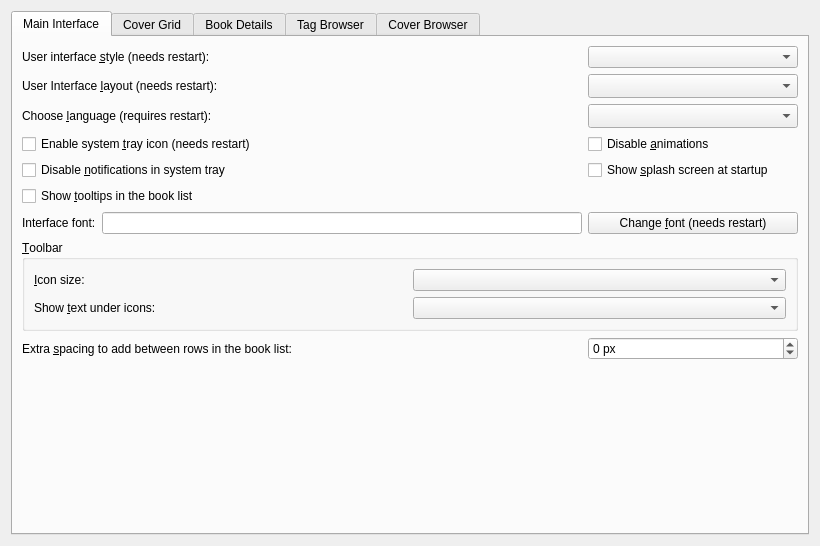
<?xml version="1.0" encoding="UTF-8"?>
<ui version="4.0">
 <class>Form</class>
 <widget class="QWidget" name="Form">
  <property name="geometry">
   <rect>
    <x>0</x>
    <y>0</y>
    <width>820</width>
    <height>546</height>
   </rect>
  </property>
  <property name="windowTitle">
   <string>Form</string>
  </property>
  <layout class="QGridLayout" name="gridLayout_2">
   <item row="0" column="0">
    <widget class="QTabWidget" name="tabWidget">
     <property name="currentIndex">
      <number>0</number>
     </property>
     <widget class="QWidget" name="tab">
      <attribute name="icon">
       <iconset resource="../../../../resources/images.qrc">
        <normaloff>:/images/lt.png</normaloff>:/images/lt.png</iconset>
      </attribute>
      <attribute name="title">
       <string>Main Interface</string>
      </attribute>
      <layout class="QGridLayout" name="gridLayout_9">
       <item row="2" column="1">
        <widget class="QComboBox" name="opt_language">
         <property name="sizeAdjustPolicy">
          <enum>QComboBox::AdjustToMinimumContentsLengthWithIcon</enum>
         </property>
         <property name="minimumContentsLength">
          <number>20</number>
         </property>
        </widget>
       </item>
       <item row="3" column="0">
        <widget class="QCheckBox" name="opt_systray_icon">
         <property name="text">
          <string>Enable system &amp;tray icon (needs restart)</string>
         </property>
        </widget>
       </item>
       <item row="9" column="0">
        <spacer name="verticalSpacer_3">
         <property name="orientation">
          <enum>Qt::Vertical</enum>
         </property>
         <property name="sizeHint" stdset="0">
          <size>
           <width>20</width>
           <height>40</height>
          </size>
         </property>
        </spacer>
       </item>
       <item row="1" column="0">
        <widget class="QLabel" name="label_17">
         <property name="text">
          <string>User Interface &amp;layout (needs restart):</string>
         </property>
         <property name="buddy">
          <cstring>opt_gui_layout</cstring>
         </property>
        </widget>
       </item>
       <item row="1" column="1">
        <widget class="QComboBox" name="opt_gui_layout">
         <property name="maximumSize">
          <size>
           <width>250</width>
           <height>16777215</height>
          </size>
         </property>
         <property name="sizeAdjustPolicy">
          <enum>QComboBox::AdjustToMinimumContentsLengthWithIcon</enum>
         </property>
         <property name="minimumContentsLength">
          <number>20</number>
         </property>
        </widget>
       </item>
       <item row="3" column="1">
        <widget class="QCheckBox" name="opt_disable_animations">
         <property name="toolTip">
          <string>Disable all animations. Useful if you have a slow/old computer.</string>
         </property>
         <property name="text">
          <string>Disable &amp;animations</string>
         </property>
        </widget>
       </item>
       <item row="4" column="0">
        <widget class="QCheckBox" name="opt_disable_tray_notification">
         <property name="text">
          <string>Disable &amp;notifications in system tray</string>
         </property>
        </widget>
       </item>
       <item row="4" column="1">
        <widget class="QCheckBox" name="opt_show_splash_screen">
         <property name="text">
          <string>Show &amp;splash screen at startup</string>
         </property>
        </widget>
       </item>
       <item row="6" column="0">
        <layout class="QHBoxLayout" name="horizontalLayout">
         <item>
          <widget class="QLabel" name="label_2">
           <property name="text">
            <string>Interface font:</string>
           </property>
           <property name="buddy">
            <cstring>font_display</cstring>
           </property>
          </widget>
         </item>
         <item>
          <widget class="QLineEdit" name="font_display">
           <property name="readOnly">
            <bool>true</bool>
           </property>
          </widget>
         </item>
        </layout>
       </item>
       <item row="6" column="1">
        <widget class="QPushButton" name="change_font_button">
         <property name="text">
          <string>Change &amp;font (needs restart)</string>
         </property>
        </widget>
       </item>
       <item row="0" column="0">
        <widget class="QLabel" name="label_widget_style">
         <property name="text">
          <string>User interface &amp;style (needs restart):</string>
         </property>
         <property name="buddy">
          <cstring>opt_ui_style</cstring>
         </property>
        </widget>
       </item>
       <item row="7" column="0" colspan="2">
        <widget class="QGroupBox" name="groupBox_2">
         <property name="title">
          <string>&amp;Toolbar</string>
         </property>
         <layout class="QGridLayout" name="gridLayout_8">
          <item row="0" column="1">
           <widget class="QComboBox" name="opt_toolbar_icon_size"/>
          </item>
          <item row="0" column="0">
           <widget class="QLabel" name="label_5">
            <property name="text">
             <string>&amp;Icon size:</string>
            </property>
            <property name="buddy">
             <cstring>opt_toolbar_icon_size</cstring>
            </property>
           </widget>
          </item>
          <item row="1" column="1">
           <widget class="QComboBox" name="opt_toolbar_text"/>
          </item>
          <item row="1" column="0">
           <widget class="QLabel" name="label_8">
            <property name="text">
             <string>Show &amp;text under icons:</string>
            </property>
            <property name="buddy">
             <cstring>opt_toolbar_text</cstring>
            </property>
           </widget>
          </item>
         </layout>
        </widget>
       </item>
       <item row="2" column="0">
        <widget class="QLabel" name="label_7">
         <property name="text">
          <string>Choose &amp;language (requires restart):</string>
         </property>
         <property name="buddy">
          <cstring>opt_language</cstring>
         </property>
        </widget>
       </item>
       <item row="0" column="1">
        <widget class="QComboBox" name="opt_ui_style"/>
       </item>
       <item row="5" column="0">
        <widget class="QCheckBox" name="opt_book_list_tooltips">
         <property name="text">
          <string>Show &amp;tooltips in the book list</string>
         </property>
        </widget>
       </item>
       <item row="8" column="0">
        <widget class="QLabel" name="label_4">
         <property name="text">
          <string>Extra &amp;spacing to add between rows in the book list:</string>
         </property>
         <property name="buddy">
          <cstring>opt_book_list_extra_row_spacing</cstring>
         </property>
        </widget>
       </item>
       <item row="8" column="1">
        <widget class="QSpinBox" name="opt_book_list_extra_row_spacing">
         <property name="suffix">
          <string> px</string>
         </property>
         <property name="minimum">
          <number>-5</number>
         </property>
        </widget>
       </item>
      </layout>
     </widget>
     <widget class="QWidget" name="cover_grid_tab">
      <attribute name="icon">
       <iconset resource="../../../../resources/images.qrc">
        <normaloff>:/images/grid.png</normaloff>:/images/grid.png</iconset>
      </attribute>
      <attribute name="title">
       <string>Cover Grid</string>
      </attribute>
      <layout class="QVBoxLayout" name="verticalLayout">
       <item>
        <widget class="QLabel" name="label_19">
         <property name="text">
          <string>Control the cover grid view. You can enable this view by clicking the grid button in the bottom right corner of the main calibre window.</string>
         </property>
         <property name="wordWrap">
          <bool>true</bool>
         </property>
        </widget>
       </item>
       <item>
        <spacer name="verticalSpacer_6">
         <property name="orientation">
          <enum>Qt::Vertical</enum>
         </property>
         <property name="sizeType">
          <enum>QSizePolicy::Fixed</enum>
         </property>
         <property name="sizeHint" stdset="0">
          <size>
           <width>20</width>
           <height>10</height>
          </size>
         </property>
        </spacer>
       </item>
       <item>
        <widget class="QCheckBox" name="opt_cover_grid_show_title">
         <property name="text">
          <string>Show a field (such as title) &amp;under the covers</string>
         </property>
        </widget>
       </item>
       <item>
        <layout class="QHBoxLayout" name="horizontalLayout_2">
         <item>
          <widget class="QLabel" name="label_14">
           <property name="text">
            <string>&amp;Field to show under the covers:</string>
           </property>
           <property name="buddy">
            <cstring>opt_field_under_covers_in_grid</cstring>
           </property>
          </widget>
         </item>
         <item>
          <widget class="QComboBox" name="opt_field_under_covers_in_grid"/>
         </item>
         <item>
          <spacer name="horizontalSpacer_2">
           <property name="orientation">
            <enum>Qt::Horizontal</enum>
           </property>
           <property name="sizeHint" stdset="0">
            <size>
             <width>40</width>
             <height>20</height>
            </size>
           </property>
          </spacer>
         </item>
        </layout>
       </item>
       <item>
        <layout class="QHBoxLayout" name="horizontalLayout_3">
         <item>
          <widget class="QLabel" name="label_16">
           <property name="text">
            <string>&amp;Spacing between covers:</string>
           </property>
           <property name="buddy">
            <cstring>opt_cover_grid_spacing</cstring>
           </property>
          </widget>
         </item>
         <item>
          <widget class="QDoubleSpinBox" name="opt_cover_grid_spacing">
           <property name="toolTip">
            <string>The spacing between covers. A value of zero means calculate automatically based on cover size.</string>
           </property>
           <property name="specialValueText">
            <string>Automatic</string>
           </property>
           <property name="suffix">
            <string> cm</string>
           </property>
           <property name="decimals">
            <number>2</number>
           </property>
           <property name="singleStep">
            <double>0.100000000000000</double>
           </property>
          </widget>
         </item>
         <item>
          <spacer name="horizontalSpacer">
           <property name="orientation">
            <enum>Qt::Horizontal</enum>
           </property>
           <property name="sizeHint" stdset="0">
            <size>
             <width>40</width>
             <height>20</height>
            </size>
           </property>
          </spacer>
         </item>
        </layout>
       </item>
       <item>
        <widget class="QGroupBox" name="cg_background_box">
         <property name="title">
          <string>Background for the cover grid</string>
         </property>
         <layout class="QGridLayout" name="gridLayout_5"/>
        </widget>
       </item>
       <item>
        <widget class="QGroupBox" name="groupBox_4">
         <property name="title">
          <string>Cover size</string>
         </property>
         <layout class="QGridLayout" name="gridLayout_4">
          <item row="3" column="0" colspan="5">
           <widget class="QLabel" name="cover_grid_aspect_ratio">
            <property name="text">
             <string/>
            </property>
           </widget>
          </item>
          <item row="1" column="0">
           <widget class="QLabel" name="label_11">
            <property name="text">
             <string>Cover &amp;Width: </string>
            </property>
            <property name="buddy">
             <cstring>opt_cover_grid_width</cstring>
            </property>
           </widget>
          </item>
          <item row="1" column="1">
           <widget class="QDoubleSpinBox" name="opt_cover_grid_width">
            <property name="toolTip">
             <string>The width of displayed covers.
A value of zero means calculate automatically.</string>
            </property>
            <property name="specialValueText">
             <string>Automatic</string>
            </property>
            <property name="suffix">
             <string> cm</string>
            </property>
            <property name="decimals">
             <number>1</number>
            </property>
           </widget>
          </item>
          <item row="1" column="2">
           <widget class="QPushButton" name="cover_grid_larger_cover">
            <property name="toolTip">
             <string>Make the covers larger, maintaining current aspect ratio.</string>
            </property>
            <property name="text">
             <string>&amp;Larger covers</string>
            </property>
            <property name="icon">
             <iconset resource="../../../../resources/images.qrc">
              <normaloff>:/images/plus.png</normaloff>:/images/plus.png</iconset>
            </property>
           </widget>
          </item>
          <item row="2" column="0">
           <widget class="QLabel" name="label_12">
            <property name="text">
             <string>Cover &amp;Height: </string>
            </property>
            <property name="buddy">
             <cstring>opt_cover_grid_height</cstring>
            </property>
           </widget>
          </item>
          <item row="2" column="1">
           <widget class="QDoubleSpinBox" name="opt_cover_grid_height">
            <property name="toolTip">
             <string>The height of displayed covers.
A value of zero means calculate automatically.</string>
            </property>
            <property name="specialValueText">
             <string>Automatic</string>
            </property>
            <property name="suffix">
             <string> cm</string>
            </property>
            <property name="decimals">
             <number>1</number>
            </property>
           </widget>
          </item>
          <item row="2" column="2">
           <widget class="QPushButton" name="cover_grid_smaller_cover">
            <property name="toolTip">
             <string>Make the covers smaller, maintaining current aspect ratio.</string>
            </property>
            <property name="text">
             <string>&amp;Smaller covers</string>
            </property>
            <property name="icon">
             <iconset resource="../../../../resources/images.qrc">
              <normaloff>:/images/minus.png</normaloff>:/images/minus.png</iconset>
            </property>
           </widget>
          </item>
          <item row="1" column="4">
           <spacer name="horizontalSpacer_4">
            <property name="orientation">
             <enum>Qt::Horizontal</enum>
            </property>
            <property name="sizeHint" stdset="0">
             <size>
              <width>40</width>
              <height>20</height>
             </size>
            </property>
           </spacer>
          </item>
          <item row="0" column="0" colspan="5">
           <widget class="QLabel" name="label_20">
            <property name="text">
             <string>By default, calibre chooses a cover size based on your computer's screen size. You can change the cover size here:</string>
            </property>
            <property name="wordWrap">
             <bool>true</bool>
            </property>
           </widget>
          </item>
          <item row="1" column="3" rowspan="2">
           <widget class="QPushButton" name="cover_grid_reset_size">
            <property name="toolTip">
             <string>Reset size to automatic</string>
            </property>
            <property name="text">
             <string>&amp;Reset size</string>
            </property>
           </widget>
          </item>
         </layout>
        </widget>
       </item>
       <item>
        <widget class="QGroupBox" name="groupBox_3">
         <property name="title">
          <string>Caching of covers for improved performance</string>
         </property>
         <layout class="QGridLayout" name="gridLayout">
          <item row="0" column="0" colspan="5">
           <widget class="QLabel" name="label_13">
            <property name="text">
             <string>There are two kinds of caches that calibre uses to improve performance when rendering covers in the grid view. A disk cache that is kept on your hard disk and stores the cover thumbnails and an in memory cache used to ensure flicker free rendering of covers. For best results, keep the memory cache small and the disk cache large, unless you have a lot of extra RAM in your computer and dont mind it being used by the memory cache.</string>
            </property>
            <property name="wordWrap">
             <bool>true</bool>
            </property>
           </widget>
          </item>
          <item row="1" column="0" colspan="2">
           <widget class="QLabel" name="label_15">
            <property name="text">
             <string>Number of covers to cache in &amp;memory (keep this small):</string>
            </property>
            <property name="buddy">
             <cstring>opt_cover_grid_cache_size</cstring>
            </property>
           </widget>
          </item>
          <item row="1" column="2">
           <widget class="QSpinBox" name="opt_cover_grid_cache_size">
            <property name="toolTip">
             <string>The maximum number of covers to keep in memory. Increasing this will make rendering faster, at the cost of more memory usage.</string>
            </property>
            <property name="maximum">
             <number>50000</number>
            </property>
           </widget>
          </item>
          <item row="2" column="0" colspan="2">
           <widget class="QLabel" name="label_18">
            <property name="text">
             <string>Maximum amount of disk space to use for caching thumbnails: </string>
            </property>
           </widget>
          </item>
          <item row="2" column="2">
           <widget class="QSpinBox" name="opt_cover_grid_disk_cache_size">
            <property name="specialValueText">
             <string>Disable</string>
            </property>
            <property name="suffix">
             <string> MB</string>
            </property>
            <property name="minimum">
             <number>100</number>
            </property>
            <property name="singleStep">
             <number>100</number>
            </property>
           </widget>
          </item>
          <item row="2" column="3" colspan="2">
           <widget class="QLabel" name="cover_grid_current_disk_cache">
            <property name="text">
             <string/>
            </property>
           </widget>
          </item>
          <item row="3" column="0">
           <widget class="QPushButton" name="cover_grid_empty_cache">
            <property name="text">
             <string>Empty disk cache</string>
            </property>
           </widget>
          </item>
          <item row="3" column="2" colspan="3">
           <spacer name="horizontalSpacer_3">
            <property name="orientation">
             <enum>Qt::Horizontal</enum>
            </property>
            <property name="sizeHint" stdset="0">
             <size>
              <width>310</width>
              <height>20</height>
             </size>
            </property>
           </spacer>
          </item>
          <item row="3" column="1">
           <widget class="QPushButton" name="cover_grid_open_cache">
            <property name="text">
             <string>Open cache directory</string>
            </property>
           </widget>
          </item>
          <item row="1" column="3">
           <spacer name="horizontalSpacer_5">
            <property name="orientation">
             <enum>Qt::Horizontal</enum>
            </property>
            <property name="sizeHint" stdset="0">
             <size>
              <width>40</width>
              <height>20</height>
             </size>
            </property>
           </spacer>
          </item>
         </layout>
        </widget>
       </item>
       <item>
        <spacer name="verticalSpacer">
         <property name="orientation">
          <enum>Qt::Vertical</enum>
         </property>
         <property name="sizeHint" stdset="0">
          <size>
           <width>20</width>
           <height>40</height>
          </size>
         </property>
        </spacer>
       </item>
      </layout>
     </widget>
     <widget class="QWidget" name="tab_4">
      <attribute name="icon">
       <iconset resource="../../../../resources/images.qrc">
        <normaloff>:/images/book.png</normaloff>:/images/book.png</iconset>
      </attribute>
      <attribute name="title">
       <string>Book Details</string>
      </attribute>
      <layout class="QGridLayout" name="gridLayout_12">
       <item row="2" column="1">
        <widget class="QLabel" name="label_3">
         <property name="text">
          <string>Note that &lt;b&gt;comments&lt;/b&gt; will always be displayed at the end, regardless of the position you assign here.</string>
         </property>
         <property name="wordWrap">
          <bool>true</bool>
         </property>
        </widget>
       </item>
       <item row="0" column="1">
        <widget class="QCheckBox" name="opt_use_roman_numerals_for_series_number">
         <property name="text">
          <string>Use &amp;Roman numerals for series</string>
         </property>
         <property name="checked">
          <bool>true</bool>
         </property>
        </widget>
       </item>
       <item row="2" column="0" rowspan="2">
        <widget class="QGroupBox" name="groupBox">
         <property name="title">
          <string>Select displayed metadata</string>
         </property>
         <layout class="QGridLayout" name="gridLayout_3">
          <item row="0" column="1">
           <widget class="QToolButton" name="df_up_button">
            <property name="toolTip">
             <string>Move up</string>
            </property>
            <property name="icon">
             <iconset resource="../../../../resources/images.qrc">
              <normaloff>:/images/arrow-up.png</normaloff>:/images/arrow-up.png</iconset>
            </property>
           </widget>
          </item>
          <item row="2" column="1">
           <widget class="QToolButton" name="df_down_button">
            <property name="toolTip">
             <string>Move down</string>
            </property>
            <property name="icon">
             <iconset resource="../../../../resources/images.qrc">
              <normaloff>:/images/arrow-down.png</normaloff>:/images/arrow-down.png</iconset>
            </property>
           </widget>
          </item>
          <item row="0" column="0" rowspan="3">
           <widget class="QListView" name="field_display_order">
            <property name="alternatingRowColors">
             <bool>true</bool>
            </property>
           </widget>
          </item>
          <item row="1" column="1">
           <spacer name="verticalSpacer_5">
            <property name="orientation">
             <enum>Qt::Vertical</enum>
            </property>
            <property name="sizeHint" stdset="0">
             <size>
              <width>20</width>
              <height>40</height>
             </size>
            </property>
           </spacer>
          </item>
         </layout>
        </widget>
       </item>
       <item row="0" column="0">
        <layout class="QHBoxLayout">
         <item>
          <widget class="QLabel" name="label">
           <property name="text">
            <string>Default author link template:</string>
           </property>
           <property name="buddy">
            <cstring>opt_default_author_link</cstring>
           </property>
          </widget>
         </item>
         <item>
          <widget class="QLineEdit" name="opt_default_author_link">
           <property name="toolTip">
            <string>&lt;p&gt;Enter a template to be used to create a link for
an author in the books information dialog. This template will
be used when no link has been provided for the author using
Manage Authors. You can use the values {author} and
{author_sort}, and any template function.</string>
           </property>
          </widget>
         </item>
        </layout>
       </item>
       <item row="1" column="0" colspan="2">
        <layout class="QHBoxLayout">
         <item>
          <widget class="QCheckBox" name="opt_bd_show_cover">
           <property name="text">
            <string>Show &amp;cover in the book details panel</string>
           </property>
          </widget>
         </item>
         <item>
          <widget class="QCheckBox" name="opt_bd_overlay_cover_size">
           <property name="toolTip">
            <string>Show the size of the book's cover in pixels</string>
           </property>
           <property name="text">
            <string>Show cover &amp;size</string>
           </property>
          </widget>
         </item>
         <item>
          <spacer name="horizontalSpacer_bd1">
           <property name="orientation">
            <enum>Qt::Horizontal</enum>
           </property>
           <property name="sizeHint" stdset="0">
            <size>
             <width>20</width>
             <height>0</height>
            </size>
           </property>
          </spacer>
         </item>
        </layout>
       </item>
      </layout>
     </widget>
     <widget class="QWidget" name="tab_2">
      <attribute name="icon">
       <iconset resource="../../../../resources/images.qrc">
        <normaloff>:/images/tags.png</normaloff>:/images/tags.png</iconset>
      </attribute>
      <attribute name="title">
       <string>Tag Browser</string>
      </attribute>
      <layout class="QGridLayout" name="gridLayout_10">
       <item row="3" column="2" colspan="3">
        <widget class="EditWithComplete" name="opt_categories_using_hierarchy">
         <property name="toolTip">
          <string>A comma-separated list of categories in which items containing
periods are displayed in the tag browser trees. For example, if
this box contains 'tags' then tags of the form 'Mystery.English'
and 'Mystery.Thriller' will be displayed with English and Thriller
both under 'Mystery'. If 'tags' is not in this box,
then the tags will be displayed each on their own line.</string>
         </property>
        </widget>
       </item>
       <item row="0" column="0" colspan="2">
        <widget class="QLabel" name="label_9">
         <property name="text">
          <string>Tags browser category &amp;partitioning method:</string>
         </property>
         <property name="buddy">
          <cstring>opt_tags_browser_partition_method</cstring>
         </property>
        </widget>
       </item>
       <item row="0" column="2">
        <widget class="QComboBox" name="opt_tags_browser_partition_method">
         <property name="toolTip">
          <string>Choose how tag browser subcategories are displayed when
there are more items than the limit. Select by first
letter to see an A, B, C list. Choose partitioned to
have a list of fixed-sized groups. Set to disabled
if you never want subcategories</string>
         </property>
        </widget>
       </item>
       <item row="0" column="3">
        <widget class="QLabel" name="label_10">
         <property name="text">
          <string>&amp;Collapse when more items than:</string>
         </property>
         <property name="buddy">
          <cstring>opt_tags_browser_collapse_at</cstring>
         </property>
        </widget>
       </item>
       <item row="0" column="4">
        <widget class="QSpinBox" name="opt_tags_browser_collapse_at">
         <property name="toolTip">
          <string>If a Tag Browser category has more than this number of items, it is divided
up into subcategories. If the partition method is set to disable, this value is ignored.</string>
         </property>
         <property name="maximum">
          <number>10000</number>
         </property>
        </widget>
       </item>
       <item row="5" column="0" colspan="5">
        <spacer name="verticalSpacer_2">
         <property name="orientation">
          <enum>Qt::Vertical</enum>
         </property>
         <property name="sizeHint" stdset="0">
          <size>
           <width>690</width>
           <height>252</height>
          </size>
         </property>
        </spacer>
       </item>
       <item row="1" column="2">
        <widget class="QLabel" name="label_8111">
         <property name="text">
          <string>Categories not to partition:</string>
         </property>
         <property name="buddy">
          <cstring>opt_tag_browser_dont_collapse</cstring>
         </property>
        </widget>
       </item>
       <item row="1" column="3" colspan="2">
        <widget class="EditWithComplete" name="opt_tag_browser_dont_collapse">
         <property name="toolTip">
          <string>A comma-separated list of categories that are not to
be partitioned even if the number of items is larger than
the value shown above. This option can be used to
avoid collapsing hierarchical categories that have only
a few top-level elements.</string>
         </property>
        </widget>
       </item>
       <item row="2" column="0" colspan="5">
        <widget class="QCheckBox" name="opt_show_avg_rating">
         <property name="text">
          <string>Show &amp;average ratings in the tags browser</string>
         </property>
         <property name="checked">
          <bool>true</bool>
         </property>
        </widget>
       </item>
       <item row="3" column="0">
        <widget class="QLabel" name="label_81">
         <property name="text">
          <string>Categories with &amp;hierarchical items:</string>
         </property>
         <property name="buddy">
          <cstring>opt_categories_using_hierarchy</cstring>
         </property>
        </widget>
       </item>
       <item row="4" column="0" colspan="5">
        <widget class="QCheckBox" name="opt_tag_browser_old_look">
         <property name="text">
          <string>Use &amp;alternating row colors in the Tag Browser</string>
         </property>
        </widget>
       </item>
      </layout>
     </widget>
     <widget class="QWidget" name="tab_3">
      <attribute name="icon">
       <iconset resource="../../../../resources/images.qrc">
        <normaloff>:/images/cover_flow.png</normaloff>:/images/cover_flow.png</iconset>
      </attribute>
      <attribute name="title">
       <string>Cover Browser</string>
      </attribute>
      <layout class="QGridLayout" name="gridLayout_11">
       <item row="0" column="0" colspan="2">
        <widget class="QCheckBox" name="opt_separate_cover_flow">
         <property name="text">
          <string>Show cover &amp;browser in a separate window (needs restart)</string>
         </property>
        </widget>
       </item>
       <item row="1" column="0">
        <widget class="QLabel" name="label_6">
         <property name="text">
          <string>&amp;Number of covers to show in browse mode (needs restart):</string>
         </property>
         <property name="buddy">
          <cstring>opt_cover_flow_queue_length</cstring>
         </property>
        </widget>
       </item>
       <item row="6" column="0" colspan="2">
        <spacer name="verticalSpacer_4">
         <property name="orientation">
          <enum>Qt::Vertical</enum>
         </property>
         <property name="sizeHint" stdset="0">
          <size>
           <width>690</width>
           <height>283</height>
          </size>
         </property>
        </spacer>
       </item>
       <item row="1" column="1">
        <widget class="QSpinBox" name="opt_cover_flow_queue_length"/>
       </item>
       <item row="4" column="0" colspan="2">
        <widget class="QCheckBox" name="opt_cb_fullscreen">
         <property name="text">
          <string>When showing cover browser in separate window, show it &amp;fullscreen</string>
         </property>
        </widget>
       </item>
       <item row="5" column="0" colspan="2">
        <widget class="QLabel" name="fs_help_msg">
         <property name="styleSheet">
          <string notr="true">margin-left: 1.5em</string>
         </property>
         <property name="text">
          <string>You can press the %s keys to toggle full screen mode.</string>
         </property>
         <property name="wordWrap">
          <bool>true</bool>
         </property>
        </widget>
       </item>
       <item row="2" column="0">
        <widget class="QCheckBox" name="opt_cover_browser_reflections">
         <property name="text">
          <string>Show &amp;reflections in the cover browser</string>
         </property>
        </widget>
       </item>
       <item row="3" column="0" colspan="2">
        <widget class="QCheckBox" name="opt_cb_preserve_aspect_ratio">
         <property name="toolTip">
          <string>Show covers in their original aspect ratio instead of resizing
them to all have the same width and height</string>
         </property>
         <property name="text">
          <string>Preserve &amp;aspect ratio of covers displayed in the cover browser</string>
         </property>
        </widget>
       </item>
      </layout>
     </widget>
    </widget>
   </item>
  </layout>
 </widget>
 <customwidgets>
  <customwidget>
   <class>EditWithComplete</class>
   <extends>QComboBox</extends>
   <header>calibre/gui2/complete2.h</header>
  </customwidget>
 </customwidgets>
 <resources>
  <include location="../../../../resources/images.qrc"/>
 </resources>
 <connections>
  <connection>
   <sender>opt_cover_grid_show_title</sender>
   <signal>toggled(bool)</signal>
   <receiver>opt_field_under_covers_in_grid</receiver>
   <slot>setEnabled(bool)</slot>
   <hints>
    <hint type="sourcelabel">
     <x>75</x>
     <y>102</y>
    </hint>
    <hint type="destinationlabel">
     <x>289</x>
     <y>118</y>
    </hint>
   </hints>
  </connection>
 </connections>
</ui>
